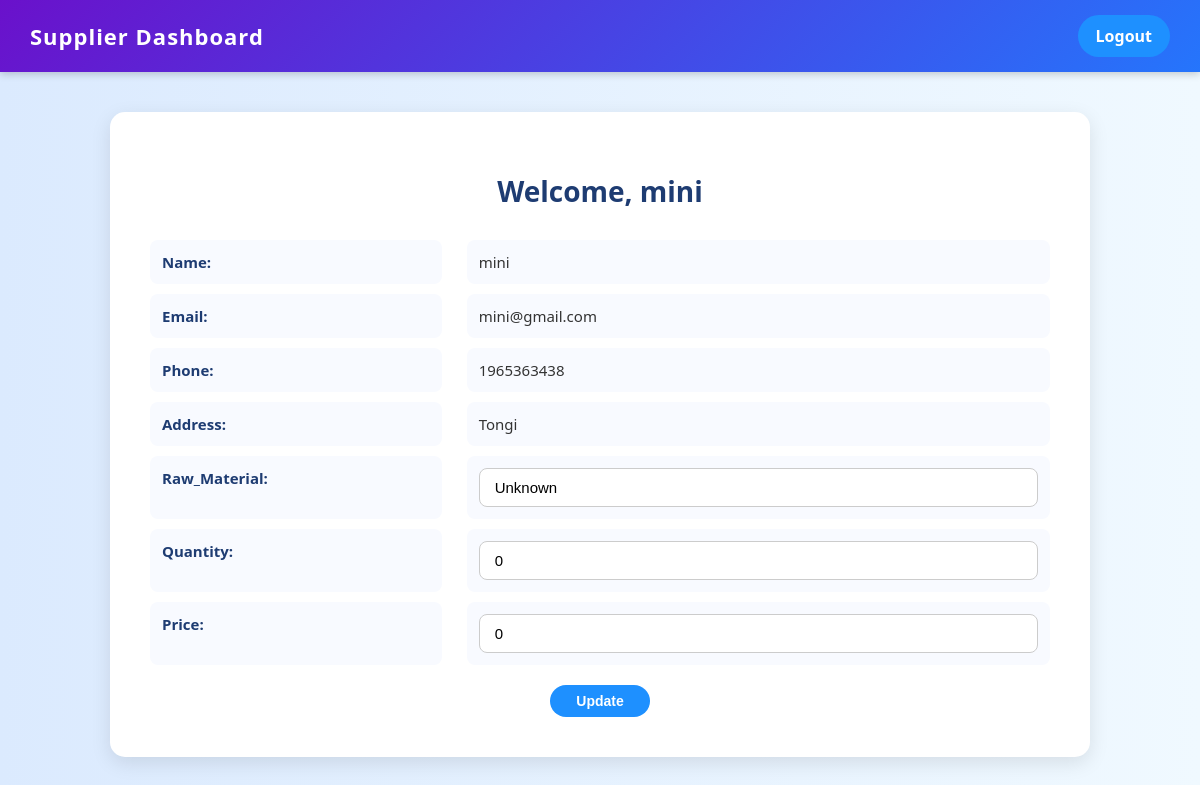
Page /supplier/dashboard/ (signed in) on the committed database.
### fms/models.py (models this page shows)
class Supplier(models.Model):
    sl = models.AutoField(primary_key=True)
    name = models.CharField(max_length=50)
    email = models.EmailField(unique=True)
    password = models.CharField(max_length=128, default="changeme123")
    phone = models.CharField(max_length=15)
    address = models.CharField(max_length=255, default="Unknown")
    Raw_Material = models.CharField(
        default="Unknown",
        max_length=50
    )
    Quantity = models.IntegerField(
        null=True,
        blank=True,
        default=0
    )
    Price = models.IntegerField(default=0)

### fms/views.py (the view, shortened to what this page needs)
def supplier_dashboard(request):
    sup_id = request.session.get(
        'supplier_id'
    )
    if not sup_id:
        return redirect(
            'supplier_login'
        )
    supplier = get_object_or_404(
        Supplier,
        sl=sup_id
    )
    context = {
        'supplier': supplier,
    }
    return render(
        request,
        'supplier_dashboard.html',
        context
    )

### fms/templates/supplier_dashboard.html (shortened to what this page needs)
<!DOCTYPE html>
<html lang="en">
<head>
</head>
<body>
    <div class="navbar">
        <h2>Supplier Dashboard</h2>
        <a href="{% url 'supplier_logout' %}" class="logout-btn">Logout</a>
    </div>
    <div class="container">
        <h1>Welcome, {{ supplier.name }}</h1>
        <form method="POST">
            <div class="info-card">
                <p class="info-label">Name:</p> <p>{{ supplier.name }}</p>
                <p class="info-label">Email:</p> <p>{{ supplier.email }}</p>
                <p class="info-label">Phone:</p> <p>{{ supplier.phone }}</p>
                <p class="info-label">Address:</p> <p>{{ supplier.address }}</p>
                <p class="info-label"><label for="Raw_Material">Raw_Material:</label></p>
                <p><input type="text" id="Raw_Material" name="Raw_Material" value="{{ supplier.Raw_Material|default_if_none:'' }}" placeholder="Enter Raw Material" /></p>
                <p class="info-label"><label for="Quantity">Quantity:</label></p>
                <p><input type="number" id="Quantity" name="Quantity" value="{{ supplier.Quantity|default_if_none:'' }}" placeholder="Enter quantity" /></p>
                <p class="info-label"><label for="Price">Price:</label></p>
                <p><input type="text" id="Price" name="Price" value="{{ supplier.Price|default_if_none:'' }}" placeholder="Enter price" /></p>
            </div>
            <div class="update-btn-container">
                <button type="submit" class="update-btn">Update</button>
            </div>
        </form>
    </div>
</body>
</html>

### fms/templates/supplier_dashboard.html (style rules this page uses)
body { font-family: 'Segoe UI'; background: linear-gradient(to right, #dbeafe, #f0f9ff); margin: 0; padding: 0; color: #333; }
.navbar { background: linear-gradient(135deg, #6a11cb 0%, #2575fc 100%); padding: 15px 30px; color: #fff; display: flex; justify-content: space-between; align-items: center; box-shadow: 0 2px 8px rgba(0,0,0,0.2); }
.navbar h2 { margin: 0; font-size: 22px; letter-spacing: 1px; }
.logout-btn { padding: 10px 18px; background: #1e90ff; color: #fff; text-decoration: none; border-radius: 30px; font-weight: bold; transition: 0.3s; }
.container { max-width: 900px; margin: 40px auto; background-color: #fff; padding: 40px; border-radius: 15px; box-shadow: 0 6px 20px rgba(0,0,0,0.1); animation: fadeIn 1s ease-in-out; position: relative; }
h1 { text-align: center; color: #1e3c72; margin-bottom: 30px; font-size: 28px; }
.info-card { display: grid; grid-template-columns: 1fr 2fr; gap: 10px 25px; font-size: 15px; }
.info-card p { margin: 0; padding: 12px; border-radius: 8px; background: #f8faff; transition: background 0.3s; }
.info-label { font-weight: bold; color: #1e3c72; }
.update-btn { padding: 8px 20px; width: 100px; font-size: 14px; border-radius: 20px; background: #1e90ff; color: white; font-weight: bold; border: none; cursor: pointer; transition: 0.3s; }
.update-btn-container { text-align: center; margin-top: 20px; }
input, button { padding: 10px 15px; border-radius: 8px; border: 1px solid #ccc; font-size: 15px; width: 100%; box-sizing: border-box; }
button { background: #1e90ff; color: white; font-size: 16px; font-weight: bold; cursor: pointer; transition: 0.3s; border: none; }

### rows in the picture
Supplier: name "mini", email "mini@gmail.com", phone "1965363438", address "Tongi", Raw_Material "Unknown", Quantity "0", Price "0"
